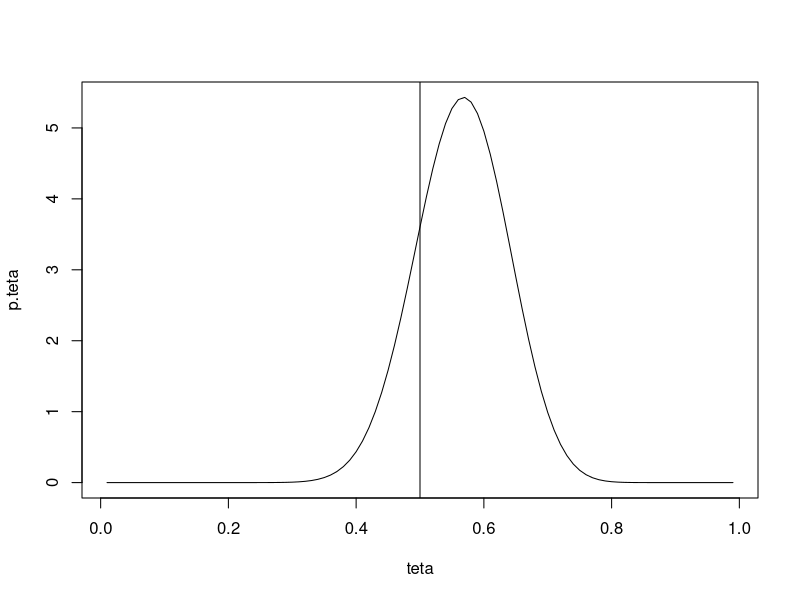
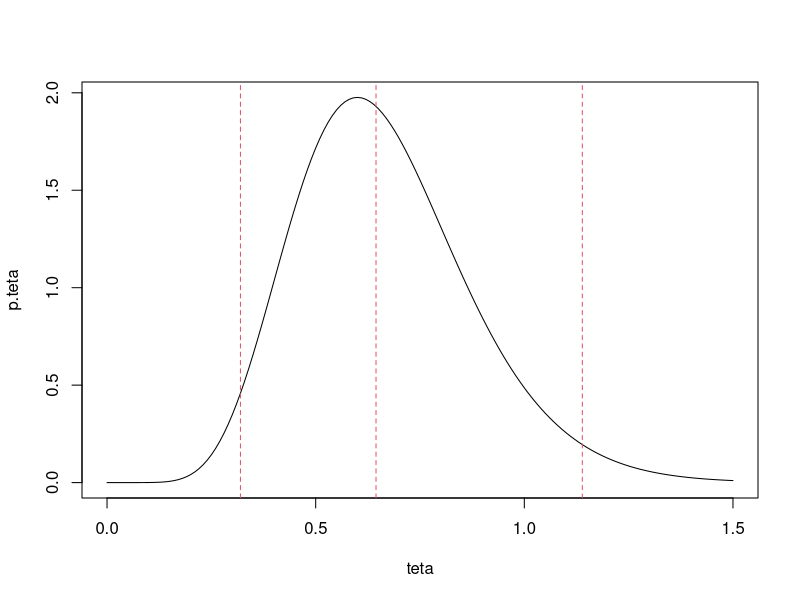
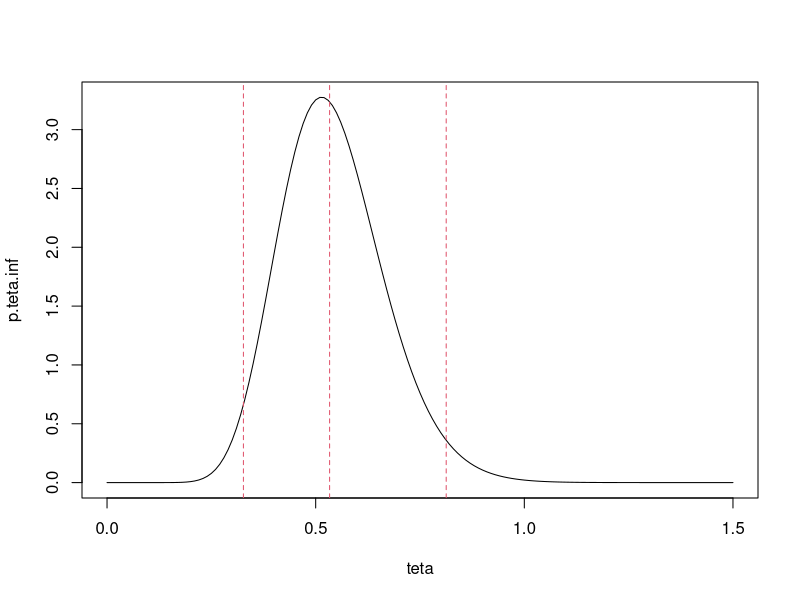
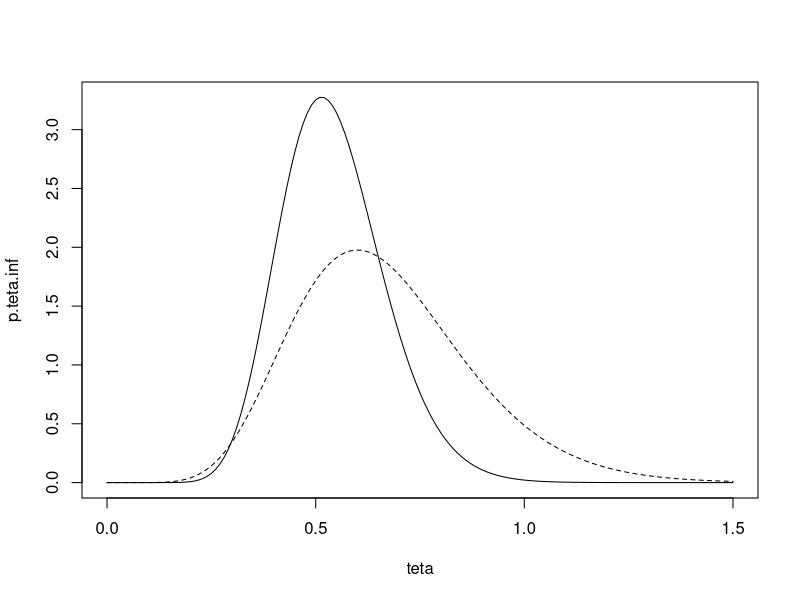
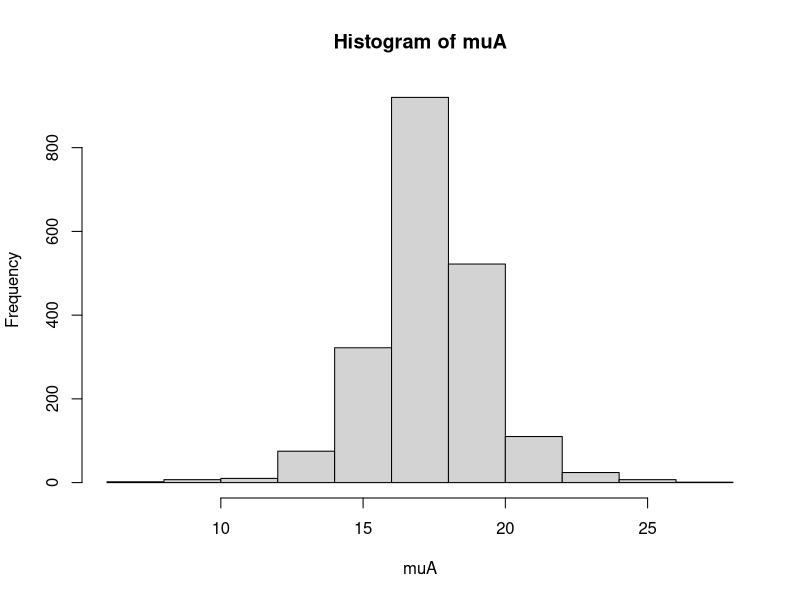
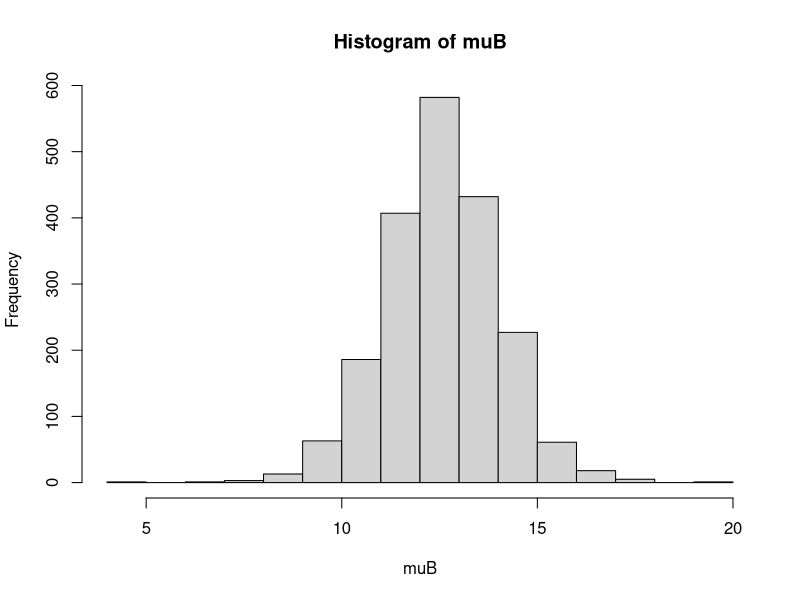

Write R code to recreate these figures, in order. (Note: this script raises an error after producing the figures.)
# testando beta-binomial
# n = 24, esp. A = 19, esp. B = 25, Y = ind esp. B, teta = prop. esp. B
teta <- seq(.01, .99, .01)
# posterior
p.teta <- dbeta(teta, 26, 20)
plot(teta, p.teta, type = "l")
abline(v = .5)
# qual a probabilidade da especie ser B: a area da posterior > 0.5
pbeta(0.5, 26, 20, lower.tail = FALSE)
# razao de chances
pbeta(0.5, 26, 20, lower.tail = FALSE)/pbeta(0.5, 26, 20) # 4:1
# intervalo de credibilidade
qbeta(c(.025, .5, .975), 26, 20)

## Problema 4.9, pg. 144
## X = num avistagens = 10
## teta = num medio avistagens/10 MN
## n = um unidades amostradas = 15 unidades de 10 MN

## teta = gama(alpha, beta)
## teta|X = gama(alpha.star = alpha+X, beta.star = beta+n)

## A) priori nao informativa
## teta ~ gama(alpha = 0.001, beta = 0.001)
## teta|X ~ gama(alpha.star = 10, beta.star = 15)
alpha.star <- 10
beta.star <- 15
qgamma(c(.025, .5, .975), alpha.star, beta.star)
## E(X) = alpha.star/beta.star
alpha.star/beta.star
## V(X) = alpha.star/(beta.star)^2
alpha.star/(beta.star^2)
## DP(X) = sqrt(alpha.star/(beta.star)^2)
sqrt(alpha.star/(beta.star^2))
sqrt(alpha.star)/beta.star
## visualizacao da posterior
teta <- seq(0, 1.5, .01)
p.teta <- dgamma(teta, alpha.star, beta.star)
plot(teta, p.teta, type = "l")
abline(v = qgamma(c(.025, .5, .975), alpha.star, beta.star),
       lty = 2, col = 2)

## B) priori informativa
## E(X) = alpha/beta = 0.45
## Moda = alpha-1/beta = 0.4
## alpha = 20, beta = 9
## teta ~ gama(alpha = 20, beta = 9)
## teta|X ~ gama(alpha.star = 19, beta.star = 35)
alpha.star <- 19
beta.star <- 35
qgamma(c(.025, .5, .975), alpha.star, beta.star)
## E(X) = alpha.star/beta.star
alpha.star/beta.star
## V(X) = alpha.star/(beta.star)^2
alpha.star/(beta.star^2)
## DP(X) = sqrt(alpha.star/(beta.star)^2)
sqrt(alpha.star/(beta.star^2))
sqrt(alpha.star)/beta.star
## visualizacao da posterior
teta <- seq(0, 1.5, .01)
p.teta.inf <- dgamma(teta, alpha.star, beta.star)
plot(teta, p.teta.inf, type = "l")
abline(v = qgamma(c(.025, .5, .975), alpha.star, beta.star),
       lty = 2, col = 2)

## Plotando as duas posteriores
plot(teta, p.teta.inf, type = "l")
lines(teta, p.teta, type = "l", lty = 2)


## Problema 4.4, pg. 112
# alto vale
mu1A <- 17.32
lambda1A <- 5
alpha1A <- 2
beta1A <- 22
# baixo vale
mu1B <- 12.56
lambda1B <- 14
alpha1B <- 6.5
beta1B <- 160

## Define uma funcao para simular a posterior de uma normal gama
mu.NGpost <- function(m, mu1, lambda1, alpha1, beta1){
    tau <- rgamma(m, alpha1, beta1)
    mu <- rep(0, m)
    for(i in 1:m){
        sigma <- 1/sqrt(lambda1*tau[i])
        mu[i] <- rnorm(1, mu1, sigma)
    }
    return(mu)
}

# alto vale
muA <- mu.NGpost(m = 2000, mu = mu1A, lambda1 = lambda1A,
                 alpha1 = alpha1A, beta1 = beta1A)
hist(muA)
quantile(muA)
quantile(muA, c(.025, .5, .975))
c(mean(muA), sd(muA))

# baixo vale
muB <- mu.NGpost(m = 2000, mu = mu1B, lambda1 = lambda1B,
                 alpha1 = alpha1B, beta1 = beta1B)

hist(muB)
quantile(muB)
quantile(muB, c(.025, .5, .975))
c(mean(muB), sd(muB))

## distribuicoes comparadas
histogram(~ muA + muB, layout = c(1,2), table = FALSE)
par(mfrow=c(2,1))
hist(muA)
hist(muB)
par(mfrow=c(1,1))

# densidades comparadas
plot(density(muB), xlim = c(6,26))
lines(density(muA), lty = 2)

# distribuicao posterior para as diferenças
delta <- muA - muB
hist(delta)
abline(v = 0, lty = 2, col = 2)
quantile(delta, c(.025, .5, .975))
c(mean(delta), sd(delta))
# probabilidade de delta ser positivo P(delta>0)
length(delta[delta > 0])/length(delta)
sum(delta > 0)/length(delta)
# razao de chances
(sum(delta > 0)/length(delta))/(1-(sum(delta > 0)/length(delta))) # 30:1

######################################################################

## Amostragem por importancia

## exemplo das mulhers gravidas
g.teta <- runif(100000, 0, 1) # U(0,1)
vero <- dbinom(0, 4, g.teta)
priori <- dbeta(g.teta, 1, 1) # nao informativa Beta(1,1)
imp <- dunif(g.teta)
w <- vero*priori/imp
w.norm <- w/sum(w)
sum(g.teta*w.norm)
# sabe-se que essa posterior eh uma Beta(1,5), e E(X) =
# alpha/(alpha+beta)
1/6

# probabilidade de ser > 0.5 eh o somatorio dos pesos com g.teta > 0.5
sum(w.norm[g.teta > 0.5])
pbeta(0.5, 1, 5, lower.tail = FALSE)

# re-amostragem por importancia
g.teta.sir <- sample(g.teta, 1000, replace = TRUE, prob = w.norm)
hist(g.teta.sir)

# para verificar a distribuicao dos dados simulados
# criar um grafico QQ
# quantis teoricos
qteor <- (1:length(g.teta.sir))/(1+length(g.teta.sir)) # 1000/1001
teta.teo <- qbeta(qteor, 1, 5)
teta.emp <- sort(g.teta.sir)
plot(teta.teo, teta.emp)
abline(0, 1) # bissetriz
qqplot(teta.teo, teta.emp)

## Exercicio dos red oaks
y <- c(6,0,1,2,1,7,1,5,2,0)
## amostragem por importancia com
## p(teta) ~ logN(0.7, 1.4)
g.teta <- rlnorm(100000, 0.7, 1.4) # simula de uma logN mesmo
vero <- dpois(sum(y), length(y)*g.teta)
w <- vero # pois g(teta) = p(teta) => imp = priori
w.norm <- w/sum(w)
hist(w.norm)
sir <- sample(g.teta, size = 1000, replace = TRUE, prob = w.norm)
hist(sir)
quantile(sir, c(.025, .5, .975))
mean(sir); sd(sir)

######################################################################

## MCMC

# simulacao de um passaro se deslocando entre 4 ilhas
pos <- numeric()
# primeiro dia: ilha 2
pos[1] <- 2

# matriz de transição
M <- matrix(c(.5,.3,.2,0,.2,.4,.3,.1,.1,.1,.6,.2,.1,.2,.3,.4),
            byrow = TRUE, ncol = 4)

# altera as posicoes de acordo com M
for(i in 2:70000){
    pos[i] <- sample(1:4, size = 1, prob = M[pos[i-1], ])
}
plot(pos[1:100], type = "l")

# tira os 10000 primeiros valores para eliminar a influencia do valor
# inicial e calcula as frequencias relativas
table(pos[10001:70000])/60000


